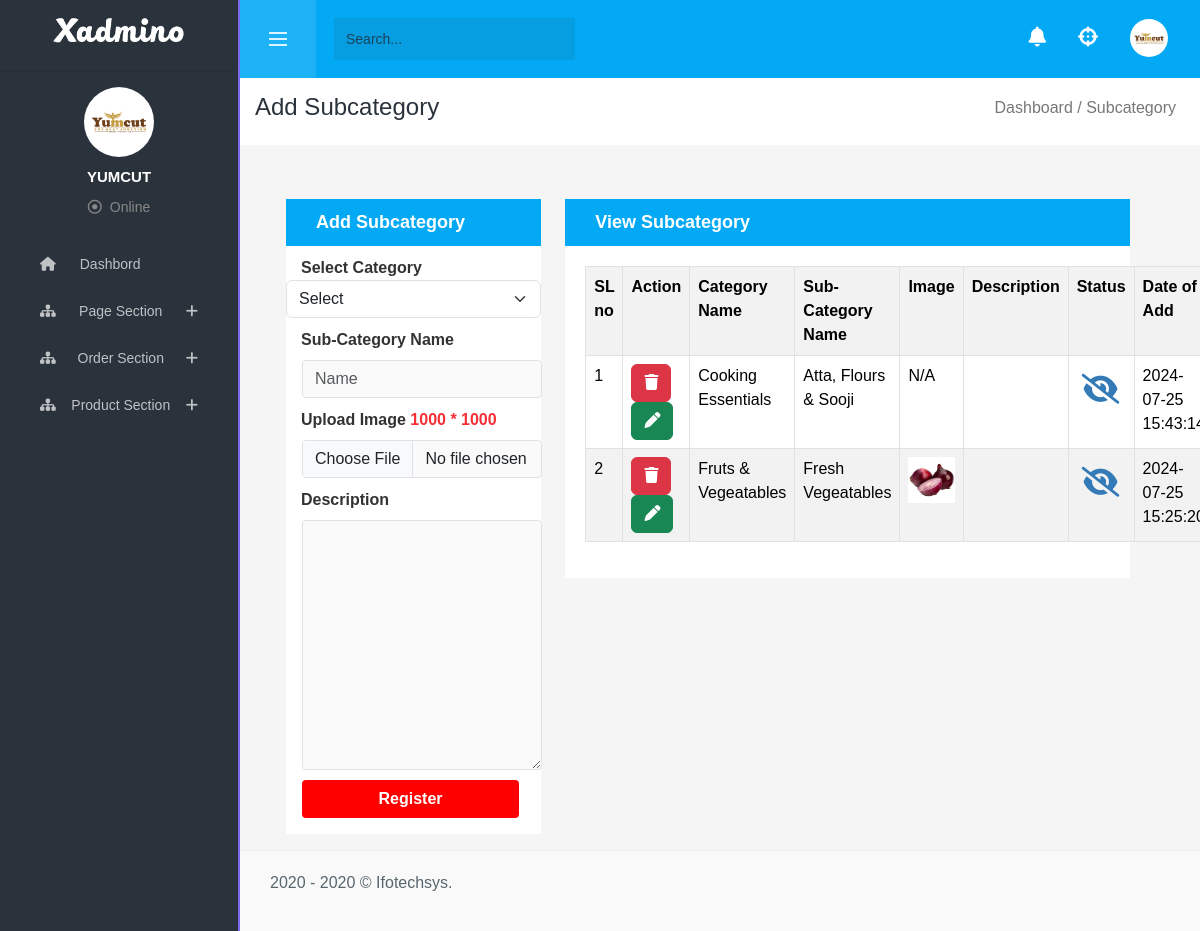
The app's page /admin_pannel/subcatagory.php (signed in) with its own data.
### tables this page shows
CREATE TABLE IF NOT EXISTS `product_subcategory` (
  `psc_id` int NOT NULL AUTO_INCREMENT,
  `pc_id` int NOT NULL,
  `slug` varchar(255) NOT NULL,
  `psc_name` varchar(255) NOT NULL,
  `description` longtext NOT NULL,
  `psc_image` varchar(255) NOT NULL,
  `create_at` datetime NOT NULL DEFAULT CURRENT_TIMESTAMP,
  `update_at` datetime DEFAULT NULL,
  PRIMARY KEY (`psc_id`)
);

CREATE TABLE IF NOT EXISTS `product_category` (
  `pc_id` int NOT NULL AUTO_INCREMENT,
  `pc_slug` varchar(255) NOT NULL,
  `pc_name` varchar(255) NOT NULL,
  `pc_image` varchar(255) NOT NULL,
  `description` longtext NOT NULL,
  `create_at` datetime NOT NULL DEFAULT CURRENT_TIMESTAMP,
  `update_at` datetime DEFAULT NULL,
  PRIMARY KEY (`pc_id`)
);

### admin_pannel/subcatagory.php (the view, shortened to what this page needs)
<?php
        include 'include/header.php';
        include 'config.php';
  ?>
<div class="dashboard d-flex justify-content-between align-items-center pe-4">
                    <div class="h4">Add Subcategory</div>
                    <div class="dsbrdLite h6">Dashboard / Subcategory</div>
                </div>
             <?php
                if (!empty($_REQUEST['edit'])) {
                    $edit_id = mysqli_real_escape_string($db, $_REQUEST['edit']);
                    $edit = $db->query("SELECT * FROM `product_subcategory` WHERE psc_id = '$edit_id'");
                    $edit_value = $edit->fetch_object();
                    $psc_name = $edit_value->psc_name;
                    $description = $edit_value->description;
                }else{
                    $psc_name = '';
                    $description = '';
                }
            ?>
 <div class="p-3 pt-4">
  <div class="row order">
    <div class="category row">
        <div class="add-category col-md-4">
            <div class="add-cate-head">
                <p class="heading1">Add Subcategory</p>
            </div>
        <div class="add-cate-head2">
            <form action="action/manage_subcatagory.php" method="post" enctype="multipart/form-data">
                <div class="form-group">
                    <label for="input" class="lb-1" style="color:#333333;">Select Category</label>
                    <select name="pc_id" id="" class="form-control form-select">
                        <option value="">Select</option>
                    </select>
        </div>
            <div class="form-group">
                <label for="input" class="lb-1" style="color:#333333;">Sub-Category Name</label>
                <input type="text" id="input" name="psc_name" placeholder="Name" value="<?=$psc_name;?>" class=" form-control ms-3 mt-2  category-input-file-text">
            </div>
            <div class="form-group">
                <label for="file" class="lb-1" style="color:#333333;">Upload Image <span class="header-content22">1000 * 1000</span> </label>
                <input type="file" id="file" name="psc_image" accept="image/*" class=" form-control ms-3 mt-2  category-input-file-text">
            </div>
            <div>
                <label for="input" class="lb-1" style="color:#333333;">Description</label>
                <br>
                <textarea rows="#" cols="#" name="description" class="form-control  ms-3 mt-2  category-input-file-text category-text"><?=$description;?></textarea>
            </div>
            <div>
        <?php
            if (!empty($_REQUEST['edit'])) {
            ?>
                <input type="hidden" name="psc_id" value="<?=$_REQUEST['edit'];?>">
                <button type="submit" value="update" name="submit" class="btn lb-1 categorysubmit mb-3 ms-3">Update</button>
                <?php
            }else{
                ?>
                <button type="submit" value="register" name="submit" class="btn lb-1 categorysubmit mb-3 ms-3">Register</button>
                <?php
                }
            ?>
            </div>
                </form>
            </div>
        </div>
       <div class="col-md-8">
          <div class="view-category">
          <p class="heading2">View Subcategory</p>
          </div>
          <div class="viewcategory-table">
              <table class="table table-bordered table-striped">
                  <tr>
                      <th>SL no</th>
                      <th>Action</th>
                      <th>Category Name</th>
                      <th>Sub-Category Name</th>
                      <th>Image</th>
                      <th>Description</th>
                      <th>Status</th>
                      <th>Date of Add</th>
                  </tr>
                  <?php
                   $data = $db->query("SELECT product_subcategory.*, product_category.pc_name as product_category_name FROM `product_subcategory`
                   LEFT JOIN `product_category` ON product_subcategory.pc_id = product_category.pc_id");
                        if ($data->num_rows == 0) {
                            echo 'No Data Found';
                        }else {
                                $sl = 0;
                            while($value = $data->fetch_object()){
                                $sl++;
                        ?>
                <tr>
                    <td><?=$sl;?></td>
                    <td>
                        <div>
                            <a href="action/manage_subcatagory.php?submit=delete&psc_id=<?=$value->psc_id;?>" class="btn btn-danger">
                            <i class="fa-solid fa-trash"></i></a>
                            <a href="?edit=<?=$value->psc_id;?>" class="btn btn-success"> <i class="fa-solid fa-pen"></i>   </a>
                        </div>
                     </td>
                     <td><?=$value->product_category_name;?></td>
                    <td><?=$value->psc_name;?></td>
                    <td>
                    <?php
                                if (empty($value->psc_image)){
                                    echo 'N/A';
                                }else{
                           ?>
                                <img src="image_storage/<?=$value->psc_image?>" class="img-fluid" width="55" alt="">
                        <?php } ?>
                </td>
                <td><?=$value->description;?></td>
                <td><i class="fa-solid fa-eye-slash ccc" style=" font-size: 30px; color: #337AB7; margin-left: 5px; margin-top: 10px;"></i></td>
                <td><?=$value->create_at;?></td>
            </tr>
            <?php } } ?>
            </table>
          </div>
      </div>
     </div>
       </div>
        </div>
     <?php
        include 'include/footer.php';
     ?>

### admin_pannel/dashboard.css (style rules this page uses)
:root { --primaryColor: #7b68ee; --secondaryColor: #ff2770; --primaryTextColor: #dcf4ff; --secondaryTextColor: #c3b8ff; --bg: #292c30; --nav: #2e3440; --darkNavBg: #27292d; }
* { margin: 0; padding: 0; box-sizing: border-box; scrollbar-width: thin; scroll-behavior: smooth; scrollbar-color: var(--primaryColor) var(--nav); list-style-type: none; text-decoration: none; }
body { width: 100%; height: 100vh; background-color: #F5F5F5; color: var(--primaryTextColor); font-family: "Poppins", sans-serif; height: 100vh; -webkit-font-smoothing: antialiased; }
button, input, select, textarea { -webkit-appearance: none; -moz-appearance: none; appearance: none; outline: none; border-radius: 0; }
.dashboard { background-color: #fff; color: #2a323c; font-weight: 500; font-size: 18px; padding: 15px; }
.dsbrdLite { color: #777; }
.add-cate-head { margin: 30px 0 0 30px; background-color: #03A9F4; color: #fff; padding: 10px 30px 10px 30px; }
.heading1 { margin-bottom: 0; font-size: 18px; font-weight: 600; }
.add-cate-head2 { background-color: #fff; margin: 0 0 0 30px; }
.lb-1 { margin:10px 0 0 15px; font-weight: 700; width: 217px !important; }
.header-content22 { color: #F62F37 !important; }
.category-input-file-text { width: 94%; background-color: #FAFAFA; border-radius: 4px; }
.category-text { height: 250px; }
.categorysubmit { background-color: red; border-radius: 4px; color: white; }
.view-category { margin: 30px 30px 0 0px; background-color: #03A9F4; color: #fff; padding: 10px 70px 10px 30px; }
.heading2 { margin-bottom: 0; font-size: 18px; font-weight: 600; }
.viewcategory-table { margin-right: 30px; background-color: #fff; padding: 20px 20px 20px 20px; }

### records on screen
product_subcategory: pc.pc_name "Cooking Essentials", psc_name "Atta, Flours & Sooji", shows "N/A", create_at "2024-07-25…"
product_subcategory: pc.pc_name "Fruts & Vegeatables", psc_name "Fresh Vegeatables", psc_image (picture), create_at "2024-07-25…"
